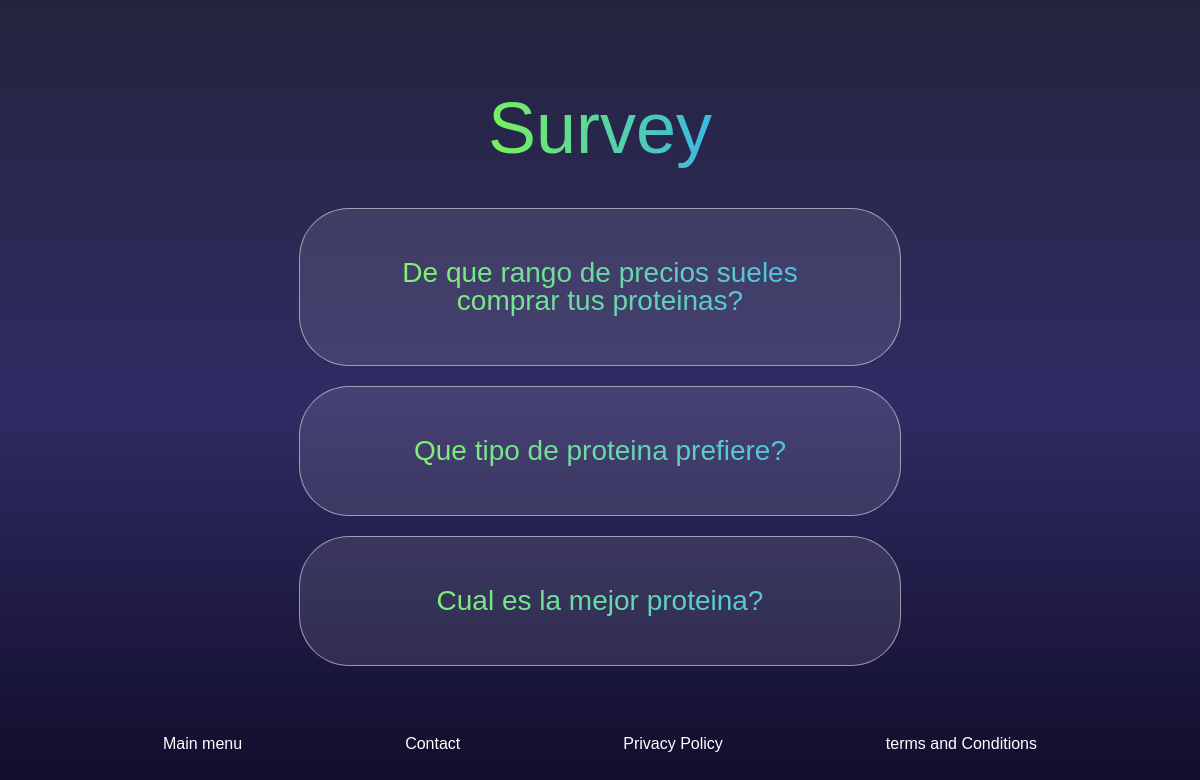
Screenshot of /polls/ with the database file from the repository.
### polls/models.py (models this page shows, shortened)
class Question(models.Model):
    question_text = models.CharField(max_length=200) #string
    pub_date = models.DateTimeField("Date published")

### polls/views.py (the view)
# urls.py: path("",views.IndexView.as_view(),name='index'),
class IndexView(generic.ListView):
    template_name="polls/index.html"
    context_object_name= "question_list"
    def get_queryset(self):
        question=Question.objects.filter(pub_date__lte=timezone.now()).annotate(num_choices=Count('choice'))
        question=question.filter(num_choices__gte=2).order_by('-pub_date')[:5]
        return question

### polls/templates/polls/index.html (shortened to what this page needs)
{% load static %}
<!DOCTYPE html>
<html lang="en">
<head>
    <link rel="stylesheet" href="{% static 'polls/reset.css' %}">
    <link rel="stylesheet" href="{% static 'polls/style.css' %}">
</head>
<body>
    <header>
        <h1>Survey</h1>
    </header>
    <main>
        {% if question_list %}
        <ul>
            {% for question in question_list %}
            <li><a href="{% url 'polls:detail' question.id %}">{{question.question_text}}</a></li>
            {% endfor %}
        </ul>
        {% else %}
            <p>Polls are not available.</p>
        {% endif %}
    </main>
    <footer>
        <a href="{% url 'polls:index' %}">Main menu</a>
        <a href="#">Contact</a>
        <a href="#">Privacy Policy</a>
        <a href="#">terms and Conditions</a>
    </footer>
</body>
</html>

### polls/static/polls/style.css (style rules this page uses)
body, header, ul, li, footer { align-items: center; display: flex; justify-content: center; }
header, ul { background: linear-gradient( to right, hsl(98, 100%, 62%), hsl(204, 100%, 59%) ); -webkit-background-clip: text; -webkit-text-fill-color: transparent; text-align: center; }
body { background: #0f0c29; background: -webkit-linear-gradient(to bottom, #24243e, #302b63, #0f0c29); background: linear-gradient(to bottom, #24243e, #302b63, #0f0c29); flex-direction: column; font-family: Arial, Helvetica, sans-serif; height: 100vh; }
header { color: #71622d; font-size: 72px; height: 60px; padding: 100px 50px 50px; }
ul { flex-direction: column; }
li { background: rgba(255,255,255,0.1); border-radius: 50px; border: 1px solid rgba(255,255,255,0.5); font-size: 28px; margin-bottom: 20px; padding: 50px; width: 500px; }
a { color: white; text-decoration: none; }
footer { justify-content: space-evenly; padding: 50px 0; width: 100vw; }

### rows the page displays
Question: question_text "De que rango de precios sueles comprar tus proteinas?"
Question: question_text "Que tipo de proteina prefiere?"
Question: question_text "Cual es la mejor proteina?"
